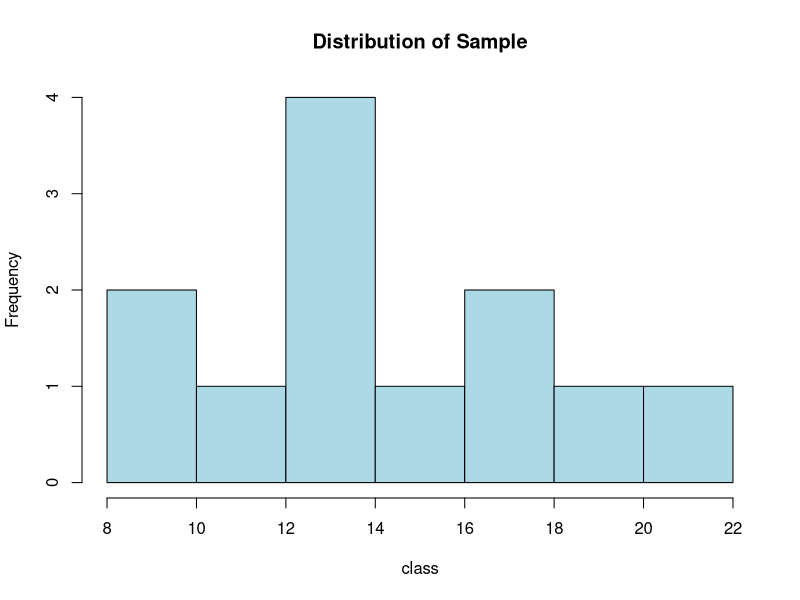
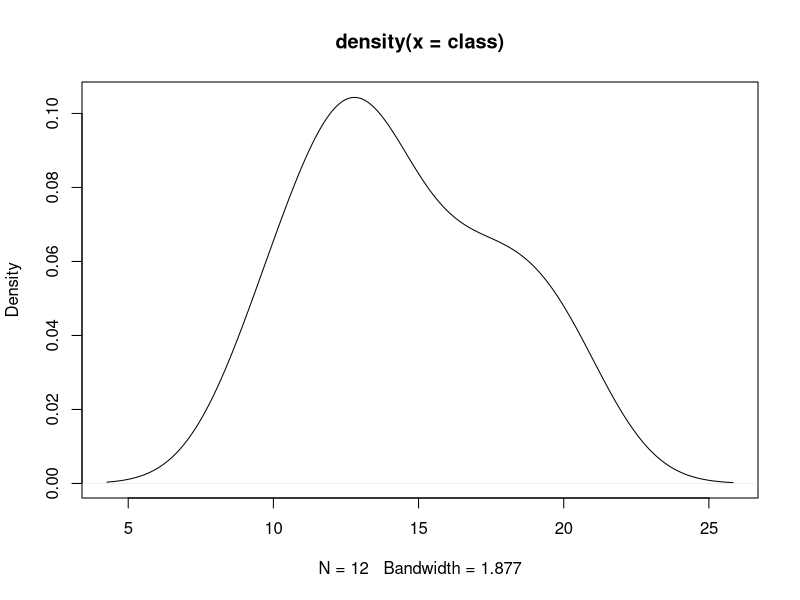

R code for these plots, in order:
# Given data
class <- c(10,12,13,15.5,13.5,17.8,19.3,20.2,12.3,16.7,9.9,13.4)

# Sample size
length(class)

# Visualizing data
hist(class, main="Distribution of Sample", col="lightblue")

# Density plot
d <- density(class)
plot(d)

# Shapiro-Wilk normality test
shapiro.test(class)

# One-sample t-test
t.test(class, mu = 15)
